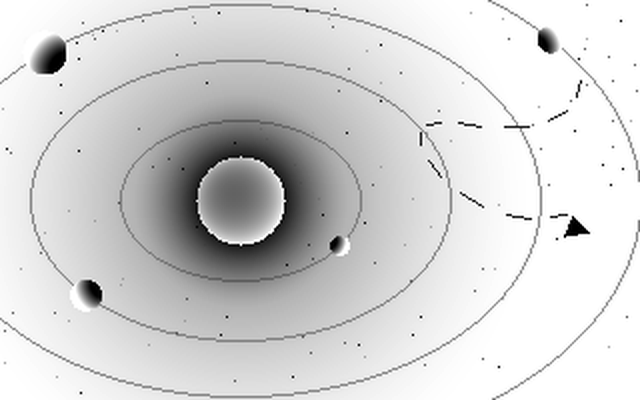
#> input picture tools/raw/gravity.png, 640 x 400 px; its folder holds only this picture in this run
$ python dither.py raw/gravity.png
#> lines starting #> are read from the running program, lines starting #| are printed output that depends on the picture
#!/usr/bin/env python3
"""Turn images into two-colour dithered PNGs for the site.

    python3 tools/dither.py                      # every image in tools/raw/ -> img/
    python3 tools/dither.py tools/raw/claylings.png --method atkinson --gamma 0.8

Images are cropped to 16:10, resized to --width (288 by default) and dithered to
the two site colours. The page shows them at exactly 2x with
`image-rendering: pixelated`, so keep the width at 288 unless you change the CSS too.

Requires Pillow and NumPy: pip install pillow numpy
"""
import argparse
from pathlib import Path

import numpy as np
from PIL import Image, ImageOps

ROOT = Path(__file__).resolve().parent.parent
RAW = ROOT / "tools" / "raw"
OUT = ROOT / "img"

PAPER = (236, 232, 220)  # --paper in style.css
INK = (20, 20, 20)       # --ink in style.css
EXTS = {".png", ".jpg", ".jpeg", ".webp"}

# Settings per image, used when the script runs on the whole of tools/raw/.
# An image named on the command line uses the command-line options instead.
PRESETS = {}


def bayer(n=8):
    m = np.array([[0]])
    while m.shape[0] < n:
        m = np.block([[4 * m, 4 * m + 2], [4 * m + 3, 4 * m + 1]])
    return (m + 0.5) / (n * n)


def ordered(g):
    h, w = g.shape
    b = bayer(8)
    t = np.tile(b, (h // 8 + 1, w // 8 + 1))[:h, :w]
    return g > t


def diffusion(g, kernel):
    g = g.copy()
    h, w = g.shape
    out = np.zeros_like(g, dtype=bool)
    for y in range(h):
        for x in range(w):
            old = g[y, x]
            new = 1.0 if old >= 0.5 else 0.0
            out[y, x] = new == 1.0
            err = old - new
            for dx, dy, k in kernel:
                xx, yy = x + dx, y + dy
                if 0 <= xx < w and 0 <= yy < h:
                    g[yy, xx] += err * k
    return out


ATKINSON = [(1, 0, 1 / 8), (2, 0, 1 / 8), (-1, 1, 1 / 8), (0, 1, 1 / 8), (1, 1, 1 / 8), (0, 2, 1 / 8)]
FLOYD = [(1, 0, 7 / 16), (-1, 1, 3 / 16), (0, 1, 5 / 16), (1, 1, 1 / 16)]


def process(src, dst, width, method, gamma, contrast, invert):
#> called with width = 288, method = 'bayer', gamma = 1, contrast = 1, invert = False
    img = Image.open(src).convert("L")
#> img is the input picture: PIL image 640x400 L; min 0, max 255, mean 212.3
    height = round(width * 10 / 16)
    img = ImageOps.fit(img, (width, height), Image.LANCZOS)
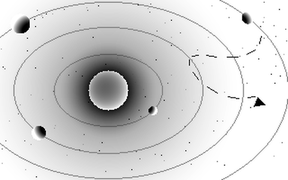
#> img: PIL image 288x180 L; min 0, max 255, mean 212.3
    if contrast:
        img = ImageOps.autocontrast(img, cutoff=contrast)
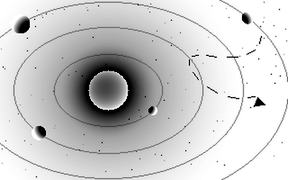
#> img: PIL image 288x180 L; min 0, max 255, mean 203.2
    g = np.asarray(img, dtype=np.float32) / 255.0
    g = g ** gamma
    if invert:
        g = 1.0 - g
    if method == "bayer":
        light = ordered(g)
#> in ordered, `return g > t`:
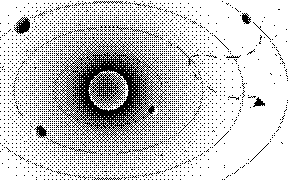
#> returned value: shape (180, 288) bool; 79.5% white; black in thin lines or dots
    else:
        light = diffusion(g, ATKINSON if method == "atkinson" else FLOYD)
    out = Image.new("P", (width, height))
#> out: PIL image 288x180 P; every value is 0
    out.putpalette([*INK, *PAPER])
#> out: PIL image 288x180 P; every value is 20
    out.putdata(light.astype(np.uint8).ravel().tolist())
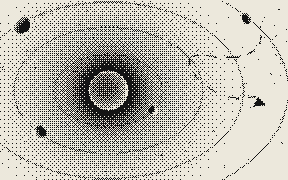
#> out: PIL image 288x180 P; mean R, G, B 191.7, 188.5, 179
    out.save(dst, optimize=True)
    print(f"{src.name} -> {dst.relative_to(ROOT)} ({dst.stat().st_size // 1024} KB)")


def main():
    p = argparse.ArgumentParser(description=__doc__, formatter_class=argparse.RawDescriptionHelpFormatter)
    p.add_argument("files", nargs="*", type=Path, help="images to convert (default: all of tools/raw/)")
    p.add_argument("--width", type=int, default=288)
    p.add_argument("--method", choices=["bayer", "atkinson", "floyd"], default="bayer")
    p.add_argument("--gamma", type=float, default=1.0, help="< 1 lightens, > 1 darkens")
    p.add_argument("--contrast", type=float, default=1.0, help="percent clipped at each end (0 = off)")
    p.add_argument("--invert", action="store_true", help="swap ink and paper")
    a = p.parse_args()
    OUT.mkdir(exist_ok=True)
    if a.files:
        for f in a.files:
            process(f, OUT / (f.stem + ".png"), a.width, a.method, a.gamma, a.contrast, a.invert)
        return
    for f in sorted(f for f in RAW.iterdir() if f.suffix.lower() in EXTS):
        o = {"method": a.method, "gamma": a.gamma, "contrast": a.contrast, "invert": a.invert}
        o.update(PRESETS.get(f.stem, {}))
        process(f, OUT / (f.stem + ".png"), a.width, o["method"], o["gamma"], o["contrast"], o["invert"])


if __name__ == "__main__":
    main()
